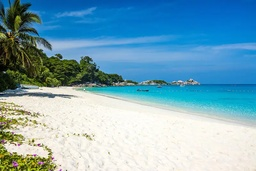
#> input picture python/lista10/input_image.jpg, 256 x 171 px, shrunk from 800 x 533 before the run
$ python zad4.py
#> lines starting #> are read from the running program, lines starting #| are printed output that depends on the picture; after the words box and inside, x2 and y2 are one past the last pixel; in counts of white or black regions, pixels touching at a corner belong together
import numpy as np
import matplotlib.pyplot as plt
from PIL import Image

def make_happier(image_path, output_path):
#> called with image_path = 'input_image.jpg', output_path = 'output_happy_image.jpg'
    original_image = Image.open(image_path)
#> original_image is the input picture: PIL image 256x171 RGB; mean R, G, B 121.3, 167.2, 185.9
    pixels = np.array(original_image)

    happiness_factor = 1.5

    for i in range(pixels.shape[0]):
        for j in range(pixels.shape[1]):
            if np.all(np.isclose(pixels[i, j], pixels[i, j, 0], atol=5)):
                # Use a complementary color to gray for more vibrancy
                pixels[i, j] = (1 - happiness_factor) * pixels[i, j] + happiness_factor * (255 - pixels[i, j])
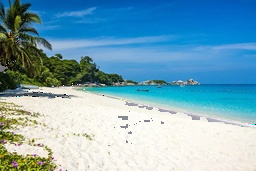
#> pixels: shape (171, 256, 3); 1.59% of pixels changed, all inside (x1, y1, x2, y2) = (0, 9, 256, 151)

    modified_image = Image.fromarray(np.clip(pixels, 0, 255).astype(np.uint8))
    modified_image.save(output_path)

def make_sadder(image_path, output_path):
#> called with image_path = 'input_image.jpg', output_path = 'output_sad_image.jpg'
    original_image = Image.open(image_path)
    pixels = np.array(original_image)

    sadness_factor = 1

    for i in range(pixels.shape[0]):
        for j in range(pixels.shape[1]):
            # Convert pixel to grayscale
            gray_value = np.mean(pixels[i, j])
            # Add more gray tones to make the image sadder
            pixels[i, j] = pixels[i, j] + sadness_factor * np.array([gray_value, gray_value, gray_value])
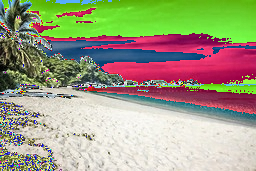
#> pixels: shape (171, 256, 3); mean R, G, B 159.5, 158, 130.1

    modified_image = Image.fromarray(np.clip(pixels, 0, 255).astype(np.uint8))
    modified_image.save(output_path)

def display_images(original_image, modified_image):
    fig, axes = plt.subplots(1, 2, figsize=(10, 5))

    axes[0].imshow(np.array(original_image))
    axes[0].set_title('Obraz pierwotny')
    axes[0].axis('off')

    axes[1].imshow(np.array(modified_image))
    axes[1].set_title('Obraz zmodyfikowany')
    axes[1].axis('off')

    plt.show()

# Przykładowe użycie
input_image_path = "input_image.jpg"
output_happy_image_path = "output_happy_image.jpg"
output_sad_image_path = "output_sad_image.jpg"

make_happier(input_image_path, output_happy_image_path)
make_sadder(input_image_path, output_sad_image_path)

original_image = Image.open(input_image_path)
happy_image = Image.open(output_happy_image_path)
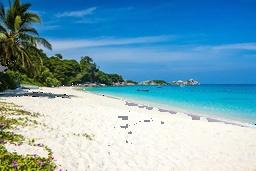
#> happy_image: PIL image 256x171 RGB; mean R, G, B 120.7, 166.6, 185.6
sad_image = Image.open(output_sad_image_path)
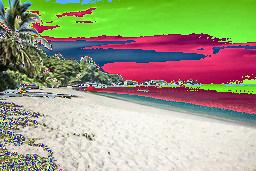
#> sad_image: PIL image 256x171 RGB; mean R, G, B 159.5, 158, 130.3

# Wyświetl obrazy na jednym wykresie
display_images(original_image, happy_image)
display_images(original_image, sad_image)
